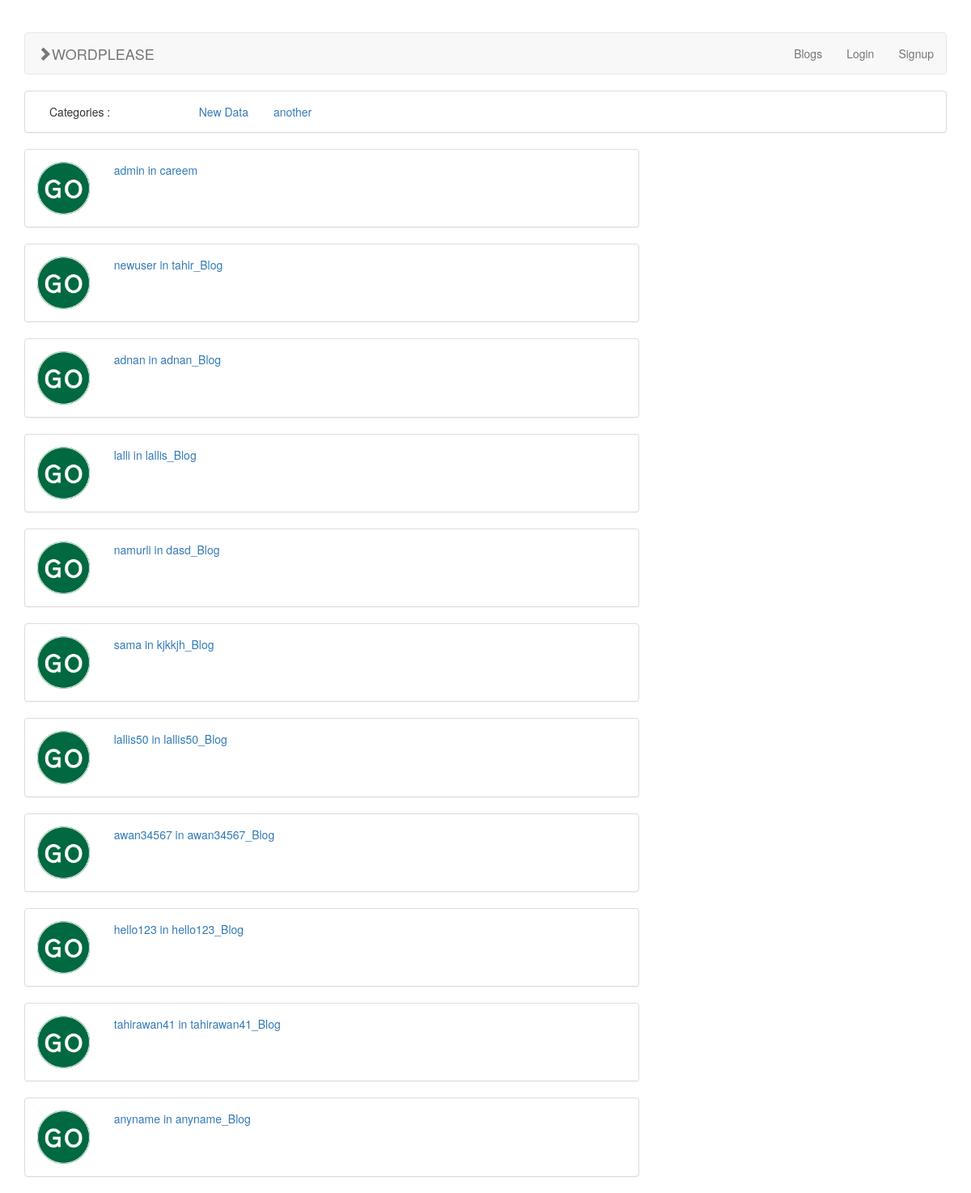
The page /blog/ on the database as committed earlier.
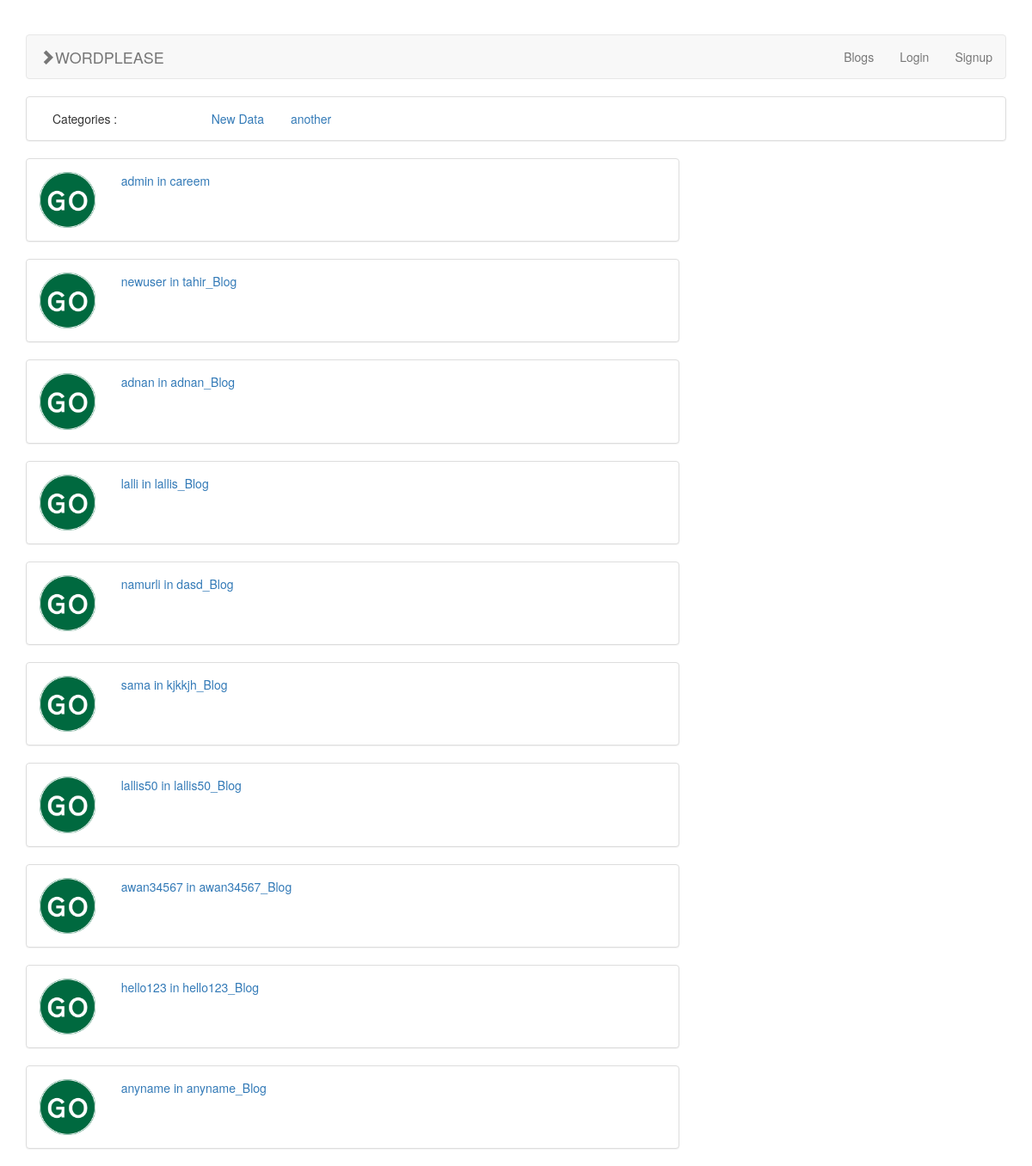
The same page on the database as committed later.
### blogs/models.py (models this page shows, shortened)
class Category(models.Model):
    title = models.CharField(max_length=100)
    slug = models.SlugField(max_length=100, db_index=True)
    hidden = models.BooleanField(default=False)

class Blog(models.Model):
    title = models.CharField(max_length=100)
    author = models.OneToOneField(User, related_name='blog')
    created_at = models.DateField(auto_now_add=True)
    slug = models.SlugField(max_length=100, unique=True)

### blogs/blog_views.py (the view)
# urls.py: url(r'^blog/$', BlogListView.as_view(), name='blog-list'),
class BlogListView(APIView):
    renderer_classes = [TemplateHTMLRenderer]
    template_name = 'blogs.html'
    serializer_class = BlogSerializer
    authentication_classes = (SessionAuthentication, BasicAuthentication)
    def get(self, request, format=None):
        categories = utils.get_all_visible_categories()
        auth = request.user.is_authenticated()
        return Response(
            {'blogs': Blog.objects.all(), 'user': auth, 'categories': categories, 'logged_in_user': request.user})

### blogs/utils.py (called while the page is built)
def get_all_visible_categories():
    return Category.objects.filter(hidden=False)

### blogs/templates/blogs.html
{% extends 'base.html' %}
{% load rest_framework %}
{% load static %}
{% block content %}
    <div class="col-md-8" style="padding-right: 0; padding-left: 0;">
        {% for blog in blogs %}
            <a href="{% url 'blog-post-details' username=blog.author.username %}">
                <div class="panel panel-default">
                    <div class="panel-body">
                        <div class="row">
                            <div class="col-md-9 col-sm-9 col-xs-9">
                                <div class="row">
                                    <div class="col-md-2 col-sm-2 col-xs-2">
                                        <img style="width: 100%;display: block;" src="{% static "go.gif" %}">
                                    </div>
                                    <div class="col-md-10 col-sm-10 col-xs-10">
                                        <span>{{ blog.author }} in {{ blog.title }}</span><br>
                                    </div>
                                </div>
                            </div>
                            <div class="col-md-3 col-sm-3 col-xs-3">
                            </div>
                        </div>
                    </div>
                </div>
            </a>
        {% endfor %}
    </div>
    <div class="col-md-4"></div>
{% endblock %}

### blogs/templates/base.html (shortened to what this page needs)
<!DOCTYPE html>
{% load static %}
<html lang="en">
<head>
    <link href='{% static "bootstrap/css/bootstrap.min.css" %}' rel="stylesheet">
    <link href='{% static "default.css" %}' rel="stylesheet">
</head>
<body>
<br>
<br>
<div class="container">
    <nav class="navbar navbar-default">
        <div class="container-fluid">
            <div class="navbar-header">
                <a class="navbar-brand" href="{% url 'post_list' %}"><span
                        class="glyphicon glyphicon-chevron-right"></span>WORDPLEASE</a>
            </div>
            <ul class="nav navbar-nav navbar-right">
                <li><a href="{% url 'blog-list' %}">Blogs</a></li>
                {% if user %}
                    <li>
                        <a href="{% url 'add_post' %}">New Post</a>
                    </li>
                    <li>
                        <a href="{% url 'logout' %}">Logout</a>
                    </li>
                    <li>
                        <a href="{% url 'blog-post-details' username=logged_in_user.username %}">{{ logged_in_user.username }}
                        </a>
                    </li>
                {% else %}
                    <li>
                        <a href="{% url 'login' %}">Login</a>
                    </li>
                    <li>
                        <a href="{% url 'register-user' %}">Signup</a>
                    </li>
                {% endif %}
            </ul>
        </div>
    </nav>
    {% if categories %}
        <div class="panel panel-default">
            <div class="panel-body">
                {% block categories %}
                    <div class="col-lg-2">Categories :</div>
                    {% for category in categories %}
                        <div class="col-lg-1 {% if selected_cat == category.slug %}bg-success text-white{% endif %}"><a
                                href="{% url 'post_list' %}?cat={{ category.slug }}">{{ category.title }}</a></div>
                    {% endfor %}
                {% endblock %}
            </div>
        </div>
    {% endif %}
    <div class="row">
        <div class="col-sm-12">
            {% block content %}{% endblock %}
        </div>
    </div>
</div>
</body>
</html>

Rows that differ between the two databases and show on the page:
removed Blog: author "tahirawan41", title "tahirawan41_Blog"
